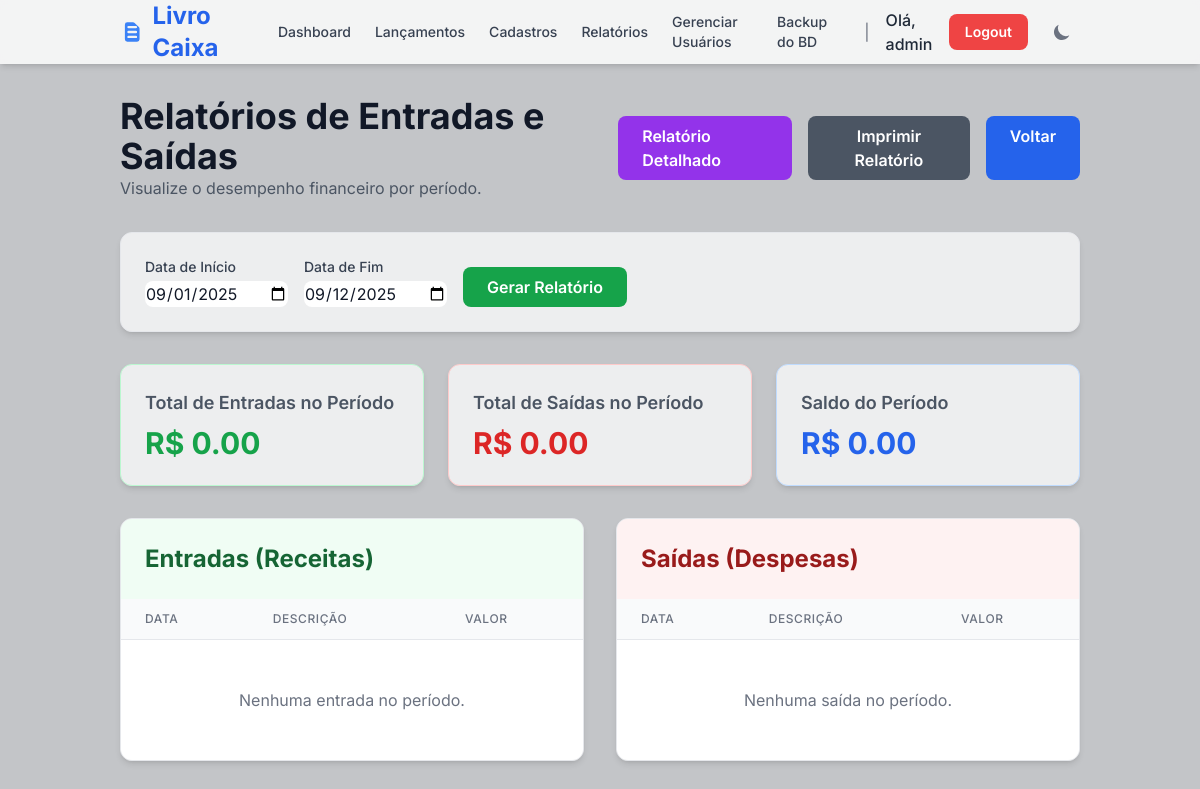
The app's page /reports (signed in), older data.
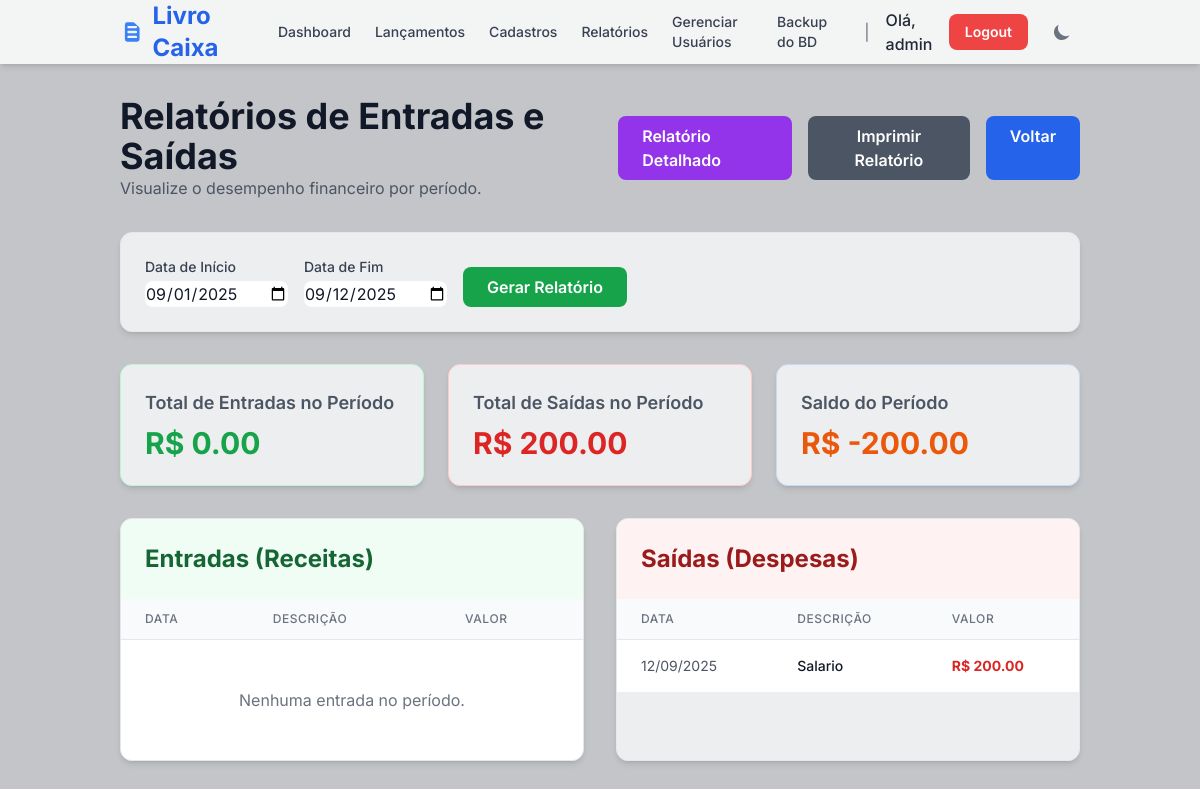
The same page, newer data.
### tables this page shows
CREATE TABLE transactions (
    id INTEGER PRIMARY KEY AUTOINCREMENT,
    user_id INTEGER NOT NULL,
    description TEXT NOT NULL,
    amount REAL NOT NULL,
    type TEXT NOT NULL, -- 'receita' ou 'despesa'
    category TEXT NOT NULL,
    date TEXT, -- Data do pagamento/recebimento
    due_date TEXT NOT NULL, -- Data de vencimento
    status TEXT NOT NULL, -- 'pago', 'recebido', 'pendente'
    client_supplier TEXT,
    FOREIGN KEY (user_id) REFERENCES users (id)
);

### app.py (the view)
@app.route('/reports', methods=['GET'])
@login_required
def reports():
    db = get_db()
    user_id = session['user_id']
    today = datetime.now()
    start_date_str = request.args.get('start_date', today.replace(day=1).strftime('%Y-%m-%d'))
    end_date_str = request.args.get('end_date', today.strftime('%Y-%m-%d'))
    start_date = parse_date(start_date_str)
    end_date = parse_date(end_date_str)
    report_transactions = []
    if start_date and end_date:
        end_date_inclusive = end_date.replace(hour=23, minute=59, second=59)
        transactions_from_db = db.execute(
            "SELECT * FROM transactions WHERE user_id = ? AND date >= ? AND date <= ?",
            (user_id, start_date_str, end_date_str)
        ).fetchall()
        for tx_row in transactions_from_db:
            tx_dict = dict(tx_row)
            tx_dict['date'] = parse_date(tx_dict['date'])
            report_transactions.append(tx_dict)
    income_transactions = [t for t in report_transactions if t['type'] == 'receita']
    expense_transactions = [t for t in report_transactions if t['type'] == 'despesa']
    total_income = sum(t['amount'] for t in income_transactions)
    total_expense = sum(t['amount'] for t in expense_transactions)
    return render_template(
        'reports.html',
        start_date=start_date_str,
        end_date=end_date_str,
        income_transactions=sorted(income_transactions, key=lambda t: t.get('date') or datetime.min),
        expense_transactions=sorted(expense_transactions, key=lambda t: t.get('date') or datetime.min),
        total_income=total_income,
        total_expense=total_expense
    )

### app.py (called while the page is built)
def get_db():
    db = getattr(g, '_database', None)
    if db is None:
        db = g._database = sqlite3.connect(DATABASE)
        db.row_factory = sqlite3.Row
    return db

@app.teardown_appcontext
def close_connection(exception):
    db = getattr(g, '_database', None)
    if db is not None:
        db.close()

def parse_date(date_val):
    if isinstance(date_val, datetime): return date_val
    if not date_val or not isinstance(date_val, str): return None
    try: return datetime.strptime(date_val, '%Y-%m-%d')
    except (ValueError, TypeError): return None

def login_required(f):
    @wraps(f)
    def decorated_function(*args, **kwargs):
        if 'user_id' not in session:
            flash("Por favor, faça login para acessar esta página.", "warning")
            return redirect(url_for('login'))
        if session['username'] not in [row['username'] for row in get_db().execute('SELECT username FROM users').fetchall()]:
            flash("Sua sessão é inválida. Por favor, faça login novamente.", "danger")
            session.clear()
            return redirect(url_for('login'))
        return f(*args, **kwargs)
    return decorated_function

### templates/reports.html (shortened to what the changed rows need)
{% extends "layout.html" %}
{% block content %}
<header class="mb-8 flex justify-between items-center">
    <div>
        <h1 class="text-4xl font-bold text-gray-900 dark:text-gray-100">Relatórios de Entradas e Saídas</h1>
    </div>
</header>
<section class="grid grid-cols-1 md:grid-cols-3 gap-6 mb-8">
    <div class="bg-white/70 dark:bg-gray-800/70 backdrop-blur-sm p-6 rounded-xl shadow-md border border-green-200 dark:border-green-700">
        <h2 class="text-lg font-semibold text-gray-600 dark:text-gray-300 mb-2">Total de Entradas no Período</h2>
    </div>
    <div class="bg-white/70 dark:bg-gray-800/70 backdrop-blur-sm p-6 rounded-xl shadow-md border border-red-200 dark:border-red-700">
        <h2 class="text-lg font-semibold text-gray-600 dark:text-gray-300 mb-2">Total de Saídas no Período</h2>
        <p class="text-3xl font-bold text-red-600 dark:text-red-400">R$ {{ "%.2f"|format(total_expense) }}</p>
    </div>
    <div class="bg-white/70 dark:bg-gray-800/70 backdrop-blur-sm p-6 rounded-xl shadow-md border border-blue-200 dark:border-blue-700">
        <h2 class="text-lg font-semibold text-gray-600 dark:text-gray-300 mb-2">Saldo do Período</h2>
        <p class="text-3xl font-bold {{ 'text-blue-600 dark:text-blue-400' if (total_income - total_expense) >= 0 else 'text-orange-600 dark:text-orange-400' }}">R$ {{ "%.2f"|format(total_income - total_expense) }}</p>
    </div>
</section>
<div class="grid grid-cols-1 lg:grid-cols-2 gap-8">
    <section class="bg-white/70 dark:bg-gray-800/70 backdrop-blur-sm rounded-xl shadow-md border border-gray-200 dark:border-gray-700 overflow-hidden">
        <div class="p-6 bg-green-50 dark:bg-green-900/20">
            <h2 class="text-2xl font-bold text-green-800 dark:text-green-300">Entradas (Receitas)</h2>
        </div>
        <div class="overflow-x-auto">
            <table class="min-w-full divide-y divide-gray-200 dark:divide-gray-700">
                <thead class="bg-gray-50 dark:bg-gray-700/50">
                    <tr>
                        <th class="px-6 py-3 text-left text-xs font-medium text-gray-500 dark:text-gray-300 uppercase tracking-wider">Data</th>
                        <th class="px-6 py-3 text-left text-xs font-medium text-gray-500 dark:text-gray-300 uppercase tracking-wider">Descrição</th>
                        <th class="px-6 py-3 text-left text-xs font-medium text-gray-500 dark:text-gray-300 uppercase tracking-wider">Valor</th>
                    </tr>
                </thead>
            </table>
        </div>
    </section>
    <section class="bg-white/70 dark:bg-gray-800/70 backdrop-blur-sm rounded-xl shadow-md border border-gray-200 dark:border-gray-700 overflow-hidden">
        <div class="p-6 bg-red-50 dark:bg-red-900/20">
            <h2 class="text-2xl font-bold text-red-800 dark:text-red-300">Saídas (Despesas)</h2>
        </div>
        <div class="overflow-x-auto">
            <table class="min-w-full divide-y divide-gray-200 dark:divide-gray-700">
                <thead class="bg-gray-50 dark:bg-gray-700/50">
                    <tr>
                        <th class="px-6 py-3 text-left text-xs font-medium text-gray-500 dark:text-gray-300 uppercase tracking-wider">Data</th>
                        <th class="px-6 py-3 text-left text-xs font-medium text-gray-500 dark:text-gray-300 uppercase tracking-wider">Descrição</th>
                        <th class="px-6 py-3 text-left text-xs font-medium text-gray-500 dark:text-gray-300 uppercase tracking-wider">Valor</th>
                    </tr>
                </thead>
                <tbody class="bg-white dark:bg-gray-800 divide-y divide-gray-200 dark:divide-gray-700">
                    {% for tx in expense_transactions %}
                    <tr>
                        <td class="px-6 py-4 whitespace-nowrap text-sm text-gray-600 dark:text-gray-400">{{ tx.date.strftime('%d/%m/%Y') if tx.date else '---' }}</td>
                        <td class="px-6 py-4 whitespace-nowrap text-sm font-medium text-gray-900 dark:text-gray-100">{{ tx.description }}</td>
                        <td class="px-6 py-4 whitespace-nowrap text-sm font-bold text-red-600 dark:text-red-400">R$ {{ "%.2f"|format(tx.amount) }}</td>
                    </tr>
                    {% else %}
                    <tr><td colspan="3" class="px-6 py-12 text-center text-gray-500 dark:text-gray-400">Nenhuma saída no período.</td></tr>
                    {% endfor %}
                </tbody>
            </table>
        </div>
    </section>
</div>
{% endblock %}

Row changes from the older to the newer data that the page shows:
added transactions: date "12/09/2025", description "Salario", amount "200.00"
Text that changed along with them:
{{ "%.2f"|format(total_expense) }}: "0.00" → "200.00"
{{ "%.2f"|format(total_income - total_expense) }}: "0.00" → "-200.00"
text no longer shown: "Nenhuma saída no período."
